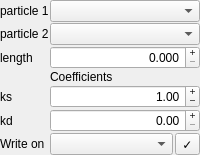
                     <widget class="QWidget" name="widget_particle_spring" native="true">
                      <layout class="QFormLayout" name="formLayout_2">
                       <property name="horizontalSpacing">
                        <number>1</number>
                       </property>
                       <property name="verticalSpacing">
                        <number>1</number>
                       </property>
                       <property name="leftMargin">
                        <number>0</number>
                       </property>
                       <property name="topMargin">
                        <number>0</number>
                       </property>
                       <property name="rightMargin">
                        <number>0</number>
                       </property>
                       <property name="bottomMargin">
                        <number>0</number>
                       </property>
                       <item row="0" column="0">
                        <widget class="QLabel" name="label_particle_spring_p1">
                         <property name="text">
                          <string>particle 1</string>
                         </property>
                        </widget>
                       </item>
                       <item row="0" column="1">
                        <widget class="QComboBox" name="comboBox_particle_spring_p1">
                         <property name="focusPolicy">
                          <enum>Qt::NoFocus</enum>
                         </property>
                        </widget>
                       </item>
                       <item row="1" column="0">
                        <widget class="QLabel" name="label_particle_spring_p2">
                         <property name="text">
                          <string>particle 2</string>
                         </property>
                        </widget>
                       </item>
                       <item row="1" column="1">
                        <widget class="QComboBox" name="comboBox_particle_spring_p2">
                         <property name="focusPolicy">
                          <enum>Qt::NoFocus</enum>
                         </property>
                        </widget>
                       </item>
                       <item row="2" column="0">
                        <widget class="QLabel" name="label_particle_spring_length">
                         <property name="text">
                          <string>length</string>
                         </property>
                        </widget>
                       </item>
                       <item row="2" column="1">
                        <widget class="QDoubleSpinBox" name="doubleSpinBox_particle_spring_length">
                         <property name="focusPolicy">
                          <enum>Qt::ClickFocus</enum>
                         </property>
                         <property name="alignment">
                          <set>Qt::AlignRight|Qt::AlignTrailing|Qt::AlignVCenter</set>
                         </property>
                         <property name="buttonSymbols">
                          <enum>QAbstractSpinBox::PlusMinus</enum>
                         </property>
                         <property name="accelerated">
                          <bool>true</bool>
                         </property>
                         <property name="decimals">
                          <number>3</number>
                         </property>
                         <property name="maximum">
                          <double>100.000000000000000</double>
                         </property>
                         <property name="singleStep">
                          <double>0.050000000000000</double>
                         </property>
                        </widget>
                       </item>
                       <item row="3" column="1">
                        <widget class="QLabel" name="label_particle_spring_coefficient">
                         <property name="text">
                          <string>Coefficients</string>
                         </property>
                        </widget>
                       </item>
                       <item row="4" column="0">
                        <widget class="QLabel" name="label_particle_spring_ks">
                         <property name="text">
                          <string>ks</string>
                         </property>
                        </widget>
                       </item>
                       <item row="4" column="1">
                        <widget class="QDoubleSpinBox" name="doubleSpinBox_particle_spring_ks">
                         <property name="focusPolicy">
                          <enum>Qt::ClickFocus</enum>
                         </property>
                         <property name="alignment">
                          <set>Qt::AlignRight|Qt::AlignTrailing|Qt::AlignVCenter</set>
                         </property>
                         <property name="buttonSymbols">
                          <enum>QAbstractSpinBox::PlusMinus</enum>
                         </property>
                         <property name="accelerated">
                          <bool>true</bool>
                         </property>
                         <property name="maximum">
                          <double>10000.000000000000000</double>
                         </property>
                         <property name="singleStep">
                          <double>0.050000000000000</double>
                         </property>
                         <property name="value">
                          <double>1.000000000000000</double>
                         </property>
                        </widget>
                       </item>
                       <item row="5" column="0">
                        <widget class="QLabel" name="label_particle_spring_kd">
                         <property name="text">
                          <string>kd</string>
                         </property>
                        </widget>
                       </item>
                       <item row="5" column="1">
                        <widget class="QDoubleSpinBox" name="doubleSpinBox_particle_spring_kd">
                         <property name="focusPolicy">
                          <enum>Qt::WheelFocus</enum>
                         </property>
                         <property name="alignment">
                          <set>Qt::AlignRight|Qt::AlignTrailing|Qt::AlignVCenter</set>
                         </property>
                         <property name="buttonSymbols">
                          <enum>QAbstractSpinBox::PlusMinus</enum>
                         </property>
                         <property name="accelerated">
                          <bool>true</bool>
                         </property>
                         <property name="maximum">
                          <double>100.000000000000000</double>
                         </property>
                         <property name="singleStep">
                          <double>0.050000000000000</double>
                         </property>
                        </widget>
                       </item>
                       <item row="6" column="0">
                        <widget class="QLabel" name="label_particle_spring_write">
                         <property name="text">
                          <string>Write on</string>
                         </property>
                        </widget>
                       </item>
                       <item row="6" column="1">
                        <layout class="QHBoxLayout" name="horizontalLayout_particle_spring_write">
                         <property name="spacing">
                          <number>2</number>
                         </property>
                         <item>
                          <widget class="QComboBox" name="comboBox_particle_spring_write">
                           <property name="focusPolicy">
                            <enum>Qt::NoFocus</enum>
                           </property>
                          </widget>
                         </item>
                         <item>
                          <widget class="QToolButton" name="toolButton_particle_spring_write">
                           <property name="focusPolicy">
                            <enum>Qt::NoFocus</enum>
                           </property>
                           <property name="text">
                            <string>✓</string>
                           </property>
                          </widget>
                         </item>
                        </layout>
                       </item>
                      </layout>
                     </widget>
